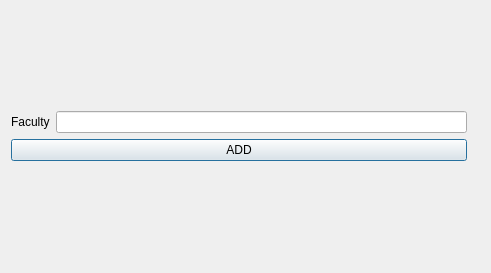
<?xml version="1.0" encoding="UTF-8"?>
<ui version="4.0">
 <class>add_faculty</class>
 <widget class="QDialog" name="add_faculty">
  <property name="geometry">
   <rect>
    <x>0</x>
    <y>0</y>
    <width>491</width>
    <height>273</height>
   </rect>
  </property>
  <property name="windowTitle">
   <string>Faculty</string>
  </property>
  <layout class="QGridLayout" name="gridLayout">
   <item row="0" column="0">
    <layout class="QVBoxLayout" name="verticalLayout">
     <item>
      <layout class="QHBoxLayout" name="horizontalLayout">
       <item>
        <widget class="QLabel" name="label">
         <property name="text">
          <string>Faculty</string>
         </property>
        </widget>
       </item>
       <item>
        <widget class="QLineEdit" name="faculty_name"/>
       </item>
      </layout>
     </item>
     <item>
      <widget class="QPushButton" name="add">
       <property name="text">
        <string>ADD</string>
       </property>
      </widget>
     </item>
    </layout>
   </item>
   <item row="0" column="1">
    <widget class="QLabel" name="label_2">
     <property name="text">
      <string/>
     </property>
    </widget>
   </item>
  </layout>
 </widget>
 <resources/>
 <connections/>
</ui>
